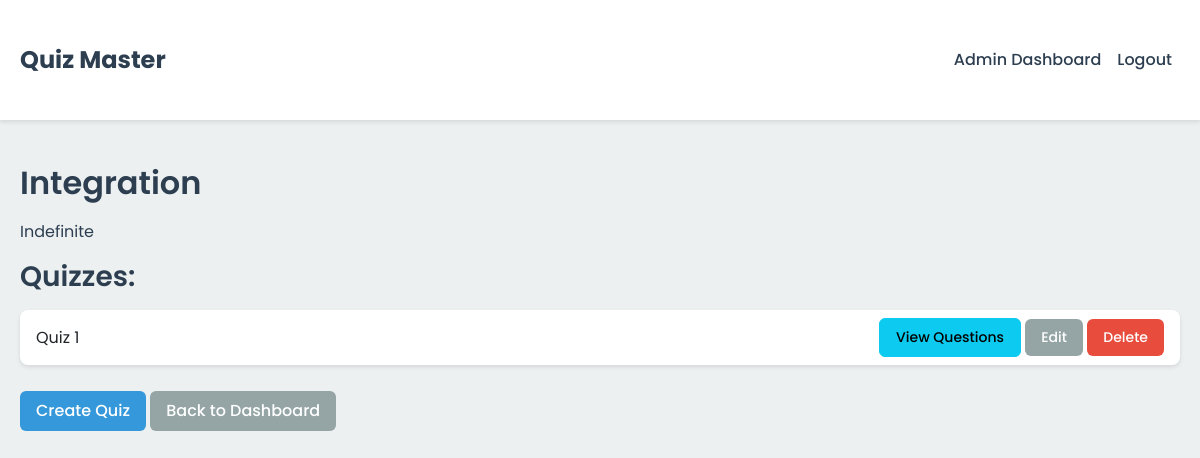
Screenshot of /admin/view_chapter/1 (signed in) with the database file from the repository.
### app/models.py (models this page shows)
class Chapter(db.Model):#chapter table
    id = db.Column(db.Integer, primary_key=True)
    name = db.Column(db.String(100), nullable=False)
    description = db.Column(db.Text)
    subject_id = db.Column(db.Integer, db.ForeignKey('subject.id'), nullable=False)
    quizzes = db.relationship('Quiz', backref='chapter', lazy='dynamic')

class Quiz(db.Model):#quiz table
    id = db.Column(db.Integer, primary_key=True)
    name = db.Column(db.String(255), nullable=False)
    chapter_id = db.Column(db.Integer, db.ForeignKey('chapter.id'), nullable=False)
    title = db.Column(db.String(255), nullable=False, default="Quiz 0")
    date_of_quiz = db.Column(db.Date, nullable=False)
    time_duration = db.Column(Integer, nullable=False)
    remarks = db.Column(db.Text)
    questions = db.relationship('Question', backref='quiz', lazy='dynamic', cascade="all, delete-orphan")
    scores = db.relationship('Score', backref='quiz', lazy='dynamic', cascade="all, delete-orphan")

### app/routes/admin.py (the view)
@anirudh_bp.route('/view_chapter/<int:chapter_id>')
@login_required # my view chapter page
def view_chapter(chapter_id):
    if not current_user.is_admin:
        flash('This page is not accessible by you.')
        return redirect(url_for('user.dashboard'))
    chapter = Chapter.query.get_or_404(chapter_id)
    quizzes = chapter.quizzes.all()
    return render_template('admin/view_chapter.html', chapter=chapter, quizzes=quizzes)

### app/models.py (called while the page is built)
@login_manager.user_loader  #user session manage karne ke liye
def load_user(id):
    return User.query.get(int(id))

### app/templates/admin/view_chapter.html (shortened to what this page needs)
{% extends "base.html" %}
{% block content %}
<h2>{{ chapter.name }}</h2>
<p>{{ chapter.description }}</p>
<h3>Quizzes:</h3>
<ul class="list-group">
    {% for quiz in quizzes %}
    <li class="list-group-item">
        <div class="d-flex justify-content-between align-items-center">
            <span>{{ quiz.name }}</span>
            <div>
                <a href="{{ url_for('admin.view_quiz', quiz_id=quiz.id) }}"
                   class="btn btn-sm btn-info">View Questions</a>
                <a href="{{ url_for('admin.edit_quiz', quiz_id=quiz.id) }}"
                   class="btn btn-sm btn-secondary">Edit</a>
                <form action="{{ url_for('admin.delete_quiz', quiz_id=quiz.id) }}"
                      method="POST" class="d-inline">
                    <button type="submit" class="btn btn-sm btn-danger"
                            onclick="return confirm('Are you sure you want to delete this quiz?')">Delete</button>
                </form>
            </div>
        </div>
    </li>
    {% endfor %}
</ul>
<a href="{{ url_for('admin.create_quiz', chapter_id=chapter.id) }}" class="btn btn-primary mt-3">Create Quiz</a>
<a href="{{ url_for('admin.dashboard') }}" class="btn btn-secondary mt-3">Back to Dashboard</a>
{% endblock %}

### app/static/css/style.css (style rules this page uses)
:root { --primary-color: #2c3e50; --secondary-color: #3498db; --accent-color: #e74c3c; --background-color: #ecf0f1; --text-color: #2c3e50; --shadow: 0 2px 4px rgba(0,0,0,0.1); --transition: all 0.3s ease; }
body { font-family: 'Poppins', sans-serif; color: var(--text-color); background-color: var(--background-color); line-height: 1.6; }
.list-group-item { border: none; margin-bottom: 10px; border-radius: 8px !important; box-shadow: var(--shadow); transition: var(--transition); }
.btn { border-radius: 6px; padding: 8px 16px; font-weight: 500; transition: var(--transition); }
.btn-primary { background-color: var(--secondary-color); border: none; }
.btn-danger { background-color: var(--accent-color); border: none; }
.btn-secondary { background-color: #95a5a6; border: none; }
h1, h2, h3, h4, h5, h6 { color: var(--primary-color); font-weight: 600; margin-bottom: 1rem; }

### rows the page displays
Chapter: name "Integration", description "Indefinite"
Quiz: name "Quiz 1"
